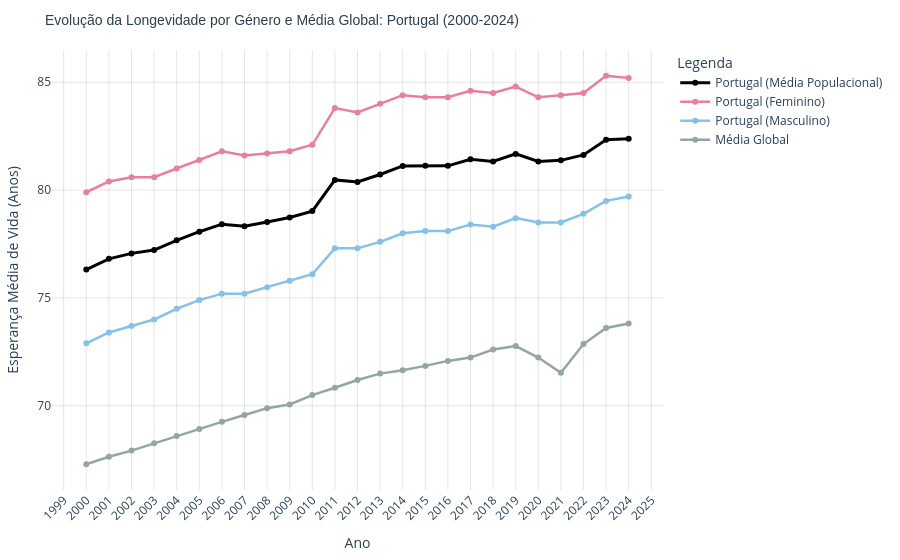

The notebook cell saved with this chart:
### Markdown cell above
**Como evoluiu a esperança de vida por região e grupo de rendimento?**

### Code cell
# Escolher o país que pretendemos analisar
pais_escolhido = "Portugal"

# Filtrar o dataframe para o país selecionado
df_pais = dados[dados['country_name'] == pais_escolhido].sort_values('year')


# Transformar as colunas de género num formato longo
df_pais_melted = df_pais.melt(
    id_vars=['year', 'country_name'],
    value_vars=['life_expectancy', 'life_expectancy_female', 'life_expectancy_male'],
    var_name='metrica',
    value_name='esperanca_vida'
)

# Traduzir os nomes das métricas
traducao_metricas = {
    'life_expectancy': f'{pais_escolhido} (Média Populacional)',
    'life_expectancy_female': f'{pais_escolhido} (Feminino)',
    'life_expectancy_male': f'{pais_escolhido} (Masculino)'
}
df_pais_melted['metrica'] = df_pais_melted['metrica'].map(traducao_metricas)


#adicionar a comparação com a media de esperança de vida global
media_global_anual = dados.groupby('year')['life_expectancy'].mean().reset_index()
media_global_anual['country_name'] = 'Global'  # Nome para a legenda/tooltip
media_global_anual['metrica'] = 'Média Global'
media_global_anual.rename(columns={'life_expectancy': 'esperanca_vida'}, inplace=True)

df_comparacao = pd.concat([
    df_pais_melted[['year', 'metrica', 'esperanca_vida']],
    media_global_anual[media_global_anual['year'].isin(df_pais['year'])][['year', 'metrica', 'esperanca_vida']]
])


# Construção do gráfico
fig = px.line(
    df_comparacao, 
    x='year', 
    y='esperanca_vida',
    color='metrica',                     
    markers=True,
    labels={
        'year': 'Ano',
        'esperanca_vida': 'Esperança Média de Vida (Anos)',
        'metrica': 'Série Analítica'        
    },
    title=f'Evolução da Longevidade por Género e Média Global: {pais_escolhido} (2000-2024)'
)


fig.update_layout(
    xaxis=dict(
        tickmode='linear',
        tick0=2000,
        dtick=1,
        tickangle=-45,
        showgrid=True,
        gridcolor='rgba(0,0,0,0.1)'
    ),
    yaxis=dict(
        showgrid=True,
        gridcolor='rgba(0,0,0,0.1)'
    ),
    plot_bgcolor='white',
    title_font=dict(size=14, family='Arial', color='#2c3e50'),
    hovermode='x unified',
    legend_title_text='Legenda',
    margin=dict(t=50, b=50, l=50, r=50)
)

#Atribuir cores distintas a cada linha
cores_linhas = {
    f'{pais_escolhido} (Média Populacional)': '#000000',      
    f'{pais_escolhido} (Feminino)': '#E87EA1',    
    f'{pais_escolhido} (Masculino)': '#85C1E9',   
    'Média Global': '#95a5a6'                     
}

fig.for_each_trace(lambda trace: trace.update(
    line=dict(width=3 if '(Média Populacional)' in trace.name else 2.5, color=cores_linhas.get(trace.name, '#2c3e50')),
    marker=dict(size=6, color=cores_linhas.get(trace.name, '#2c3e50'))
))


fig.show()

### Figure 1 — Plotly figure (JSON) as saved in the notebook; plotly's stock layout.template omitted (floating-point values rounded to 4 significant figures)
{"data": [{"hovertemplate": "Série Analítica=Portugal (Média Populacional)<br>Ano=%{x}<br>Esperança Média de Vida (Anos)=%{y}<extra></extra>", "legendgroup": "Portugal (Média Populacional)", "line": {"color": "#000000", "dash": "solid", "width": 3}, "marker": {"color": "#000000", "size": 6, "symbol": "circle"}, "mode": "lines+markers", "name": "Portugal (Média Populacional)", "orientation": "v", "showlegend": true, "type": "scatter", "x": [2000, 2001, 2002, 2003, 2004, 2005, 2006, 2007, 2008, 2009, 2010, 2011, 2012, 2013, 2014, 2015, 2016, 2017, 2018, 2019, 2020, 2021, 2022, 2023, 2024], "xaxis": "x", "y": [76.31, 76.81, 77.07, 77.22, 77.67, 78.07, 78.42, 78.32, 78.52, 78.73, 79.03, 80.47, 80.37, 80.72, 81.12, 81.12, 81.12, 81.42, 81.32, 81.68, 81.33, 81.38, 81.63, 82.33, 82.38], "yaxis": "y"}, {"hovertemplate": "Série Analítica=Portugal (Feminino)<br>Ano=%{x}<br>Esperança Média de Vida (Anos)=%{y}<extra></extra>", "legendgroup": "Portugal (Feminino)", "line": {"color": "#E87EA1", "dash": "solid", "width": 2.5}, "marker": {"color": "#E87EA1", "size": 6, "symbol": "circle"}, "mode": "lines+markers", "name": "Portugal (Feminino)", "orientation": "v", "showlegend": true, "type": "scatter", "x": [2000, 2001, 2002, 2003, 2004, 2005, 2006, 2007, 2008, 2009, 2010, 2011, 2012, 2013, 2014, 2015, 2016, 2017, 2018, 2019, 2020, 2021, 2022, 2023, 2024], "xaxis": "x", "y": [79.9, 80.4, 80.6, 80.6, 81.0, 81.4, 81.8, 81.6, 81.7, 81.8, 82.1, 83.8, 83.6, 84.0, 84.4, 84.3, 84.3, 84.6, 84.5, 84.8, 84.3, 84.4, 84.5, 85.3, 85.2], "yaxis": "y"}, {"hovertemplate": "Série Analítica=Portugal (Masculino)<br>Ano=%{x}<br>Esperança Média de Vida (Anos)=%{y}<extra></extra>", "legendgroup": "Portugal (Masculino)", "line": {"color": "#85C1E9", "dash": "solid", "width": 2.5}, "marker": {"color": "#85C1E9", "size": 6, "symbol": "circle"}, "mode": "lines+markers", "name": "Portugal (Masculino)", "orientation": "v", "showlegend": true, "type": "scatter", "x": [2000, 2001, 2002, 2003, 2004, 2005, 2006, 2007, 2008, 2009, 2010, 2011, 2012, 2013, 2014, 2015, 2016, 2017, 2018, 2019, 2020, 2021, 2022, 2023, 2024], "xaxis": "x", "y": [72.9, 73.4, 73.7, 74.0, 74.5, 74.9, 75.2, 75.2, 75.5, 75.8, 76.1, 77.3, 77.3, 77.6, 78.0, 78.1, 78.1, 78.4, 78.3, 78.7, 78.5, 78.5, 78.9, 79.5, 79.7], "yaxis": "y"}, {"hovertemplate": "Série Analítica=Média Global<br>Ano=%{x}<br>Esperança Média de Vida (Anos)=%{y}<extra></extra>", "legendgroup": "Média Global", "line": {"color": "#95a5a6", "dash": "solid", "width": 2.5}, "marker": {"color": "#95a5a6", "size": 6, "symbol": "circle"}, "mode": "lines+markers", "name": "Média Global", "orientation": "v", "showlegend": true, "type": "scatter", "x": [2000, 2001, 2002, 2003, 2004, 2005, 2006, 2007, 2008, 2009, 2010, 2011, 2012, 2013, 2014, 2015, 2016, 2017, 2018, 2019, 2020, 2021, 2022, 2023, 2024], "xaxis": "x", "y": [67.29, 67.64, 67.92, 68.26, 68.6, 68.92, 69.26, 69.58, 69.89, 70.07, 70.5, 70.84, 71.2, 71.49, 71.65, 71.85, 72.08, 72.24, 72.61, 72.77, 72.24, 71.53, 72.86, 73.61, 73.82], "yaxis": "y"}], "layout": {"hovermode": "x unified", "legend": {"title": {"text": "Legenda"}, "tracegroupgap": 0}, "margin": {"b": 50, "l": 50, "r": 50, "t": 50}, "plot_bgcolor": "white", "title": {"font": {"color": "#2c3e50", "family": "Arial", "size": 14}, "text": "Evolução da Longevidade por Género e Média Global: Portugal (2000-2024)"}, "xaxis": {"anchor": "y", "domain": [0, 1], "dtick": 1, "gridcolor": "rgba(0,0,0,0.1)", "showgrid": true, "tick0": 2000, "tickangle": -45, "tickmode": "linear", "title": {"text": "Ano"}}, "yaxis": {"anchor": "x", "domain": [0, 1], "gridcolor": "rgba(0,0,0,0.1)", "showgrid": true, "title": {"text": "Esperança Média de Vida (Anos)"}}}}
